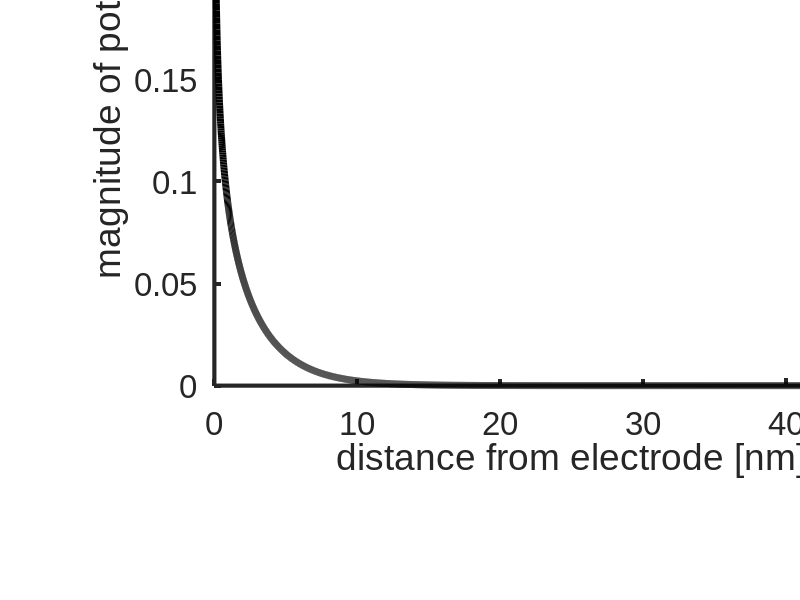
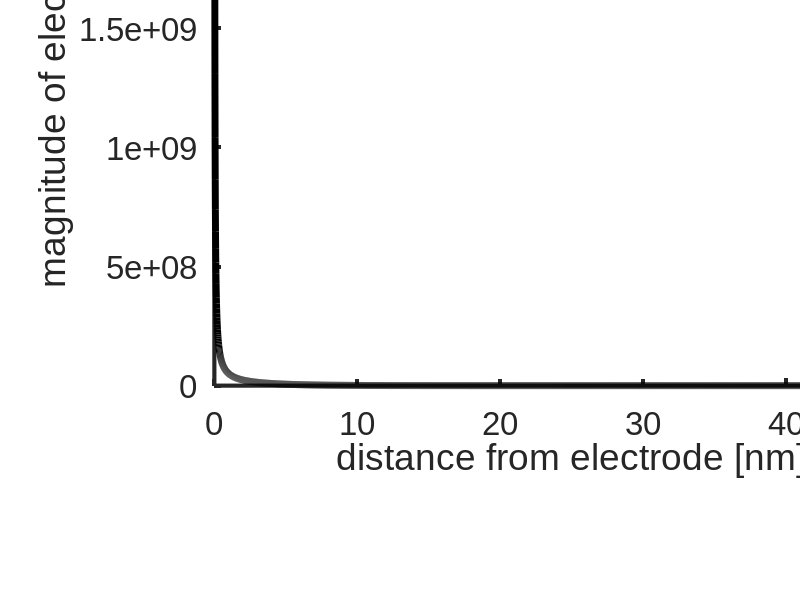

Here is the MATLAB script that generated these plots, in order: (Note: this script raises an error after producing the figures.)

% Title: Model for reagentless biosensor based on the dynamics of an inverted pendulum
% Author: Surath Gomis 
% Research Article: Reagentless Biomolecular Analysis Using a Molecular Pendulum 
% Updated: April 19, 2020

% -------------------------------------------------

%% Generate potential field 
clear;clf;
domain = ones(5e3,5e3); %larger domains take too much data
dy = 1e-11; %each index is 0.01nm
dy_domain = domain*dy; %domain size in real units

C = 0.0137; %137 mM salt for 1x PBS %150 mM for pbs or 15mM for 0.1x pbs; or 0.5mM total conc adding pos and neg ions
Na = 6.022e23;
n = C*Na/0.001; %convert mol/L to #/m^3
z = 1; %charge of ion (assumes single ion solution, so we have to estimate)
er = 80; %permittivity of water
e0 = 8.85e-12; %permittivity of free space
q = 1.602e-19; %electronic charge
k = 1.38e-23; %boltzmann constant
T = 300; %temp
kappa_full = (2*n*(z^2)*(q^2)/(er*e0*k*T))^0.5; %full formulation
% kappa = 1e2*(3.29e7)*z*C^0.5; %simplified expression for aqueous sol, converted to /m
V0 = 0.5; %applied potential

V = zeros(length(domain),1);
for i = 1:1:length(domain)
    V(i) = (4*k*T/z/q)*atanh(tanh(z*q*V0/4/k/T)*exp(-kappa_full*i*dy)); %solve for voltage in domain, pulled from Electrochemical Methods - Fundamentals and Applications (Bard 2001)
end 

figure(1)
plot(1e9*(dy:dy:length(domain)*dy),V,'k','LineWidth',5)
xlabel('distance from electrode [nm]','fontsize',18)
ylabel('magnitude of potential field [V]','fontsize',18)
% xlim([0 20])
set(gca,'FontSize',24,'LineWidth',3,'FontName','Arial','units','inches','position',[1.5 1.5 5 5])
xlim([0 50])

% -------------------------------------------------

%% Derive electric field
Ey = V*0;
%Calulate Ey field using the central difference method
for i = 2:length(V)-1 
        Ey(i) = -(V(i+1)-V(i-1))/(2*dy);
end

%set first and last values missed in central diff 
Ey(1) = Ey(2);
Ey(length(Ey)) = Ey(length(Ey)-1);

figure(2)
clf
plot(1e9*(dy:dy:length(domain)*dy),Ey,'k','LineWidth',5)
xlabel('distance from electrode [nm]','fontsize',18)
ylabel('magnitude of electric field [V/m]','fontsize',18)
% xlim([0 20])
set(gca,'FontSize',24,'LineWidth',3,'FontName','Arial','units','inches','position',[1.5 1.5 5 5])
xlim([0 50])
% axis([0 5 0 1e9])

% -------------------------------------------------

%% Experimental parameter definitions
kd = 1.66054e-24; %kg per kilodalton
bp = 0.65*kd; %mass of 1 base pair
elec = 1.602e-19; %electronic charge
num_dna = 24; %dna linker length
q_multiplier = 100; %linear multiplier for dna charge to speed up ODE solving
q_dna = num_dna*2*q_multiplier; %dna linker charge (2 charges per bp)
L = num_dna*(0.34e-9) + 6e-9; %length of DNA to middle of Ab (Ab = 10nm, 150kD)
e0 = 8.854e-12; %permittivity of free space
er = 1; %medium permittivity, linearly scales output, set to 1 to speed up computation
eta = 8.9e-4; %dynamic viscosity of dionized water [Pa*s]
kc = 8.99e9; %coulombs constant
dist = 8e-9; %distance between dna linkers, i.e. probe density 
qr_i = 0; %value to decay charge if strand hits surface before middle strand
ql_i = 0; %value to decay charge if strand hits surface before middle strand

%Experimental parameters of target - e.g. CTI protein + Ab
R = 0.34e-9 + 5e-9 + 2.01e-9;
q0 = -((q_dna-3)/er)*elec; 
qr = -((q_dna-3)/er)*elec; 
ql = -((q_dna-3)/er)*elec; 
m = num_dna*bp + 150*kd + 24*kd;

% -------------------------------------------------

%% Generate Gaussian distribution to sample starting angles (via inverse transform sampling)
figure(3)
clf
a = [-90:0.001:90];
% r = normpdf(a,30,40);
r = normpdf(a,0,15); %starting angles centered around 0, sd of 15

cdf = cumtrapz(r);
cdf = cdf/max(cdf);
uniform = rand(1000000,1);
Y = interp1(cdf,a,uniform);
histogram(Y)

% -------------------------------------------------

%% Perform 4th-order Runge Kutta to solve EOM 

clearvars TTF    

for sample = 1:5000 %solve for 5000 dna strands %actual numDNA per electrode = 3.5e-4cm^2/66nm^2 = 5.3e8

    clearvars x0 y0 y0_cell y0_cell_old theta0 omega0 xr yr yr_cell yr_cell_old thetar omegar xl yl yl_cell yl_cell_old thetal omegal; 
    
    %reset charges
    qr_i = 0;
    ql_i = 0;
    
    %set the time interval
    T0 = 0;
    Tf = 1e-5; 
    T = 1e-12;
    t = T0:T:Tf;

    %preallocate matrices for the variables to solve for
    numPoints = length(t);
       
    %define initial conditions (using same starting angles will ignore Coulomb interactions)
    theta0_init = Y(sample)*pi/180;
    omega0_init = 0;
    thetar_init = Y(sample)*pi/180;
    omegar_init = 0;
    thetal_init = Y(sample)*pi/180;
    omegal_init = 0;
    
    %include initial conditions
    theta0 = theta0_init;
    omega0 = omega0_init;
    thetar = thetar_init;
    omegar = omegar_init;
    thetal = thetal_init;
    omegal = omegal_init;

    %pre-allocate arrays
    x0 = zeros(length(numPoints)-1,1);   
    vx0 = zeros(length(numPoints)-1,1);
    y0 = zeros(length(numPoints)-1,1); 
    vy0 = zeros(length(numPoints)-1,1);

    xr = zeros(length(numPoints)-1,1);  
    vxr = zeros(length(numPoints)-1,1);
    yr = zeros(length(numPoints)-1,1);
    vyr = zeros(length(numPoints)-1,1);

    xl = zeros(length(numPoints)-1,1);  
    vxl = zeros(length(numPoints)-1,1);
    yl = zeros(length(numPoints)-1,1);
    vyl = zeros(length(numPoints)-1,1);
    
    %iterate to calculate all k values to evaluate the next point for all four
    %variables (3 thetas and 3 omegas) we are solving for, using the RK4 method 
    for i = 1:1:numPoints-1

        %set current thetas and omegas
        theta0_t = theta0;
        omega0_t = omega0;
        thetar_t = thetar;
        omegar_t = omegar;
        thetal_t = thetal;
        omegal_t = omegal;

        %calculate the (x,y), (vx,vy) true coordinates
        x0(i) = L*sin(theta0);   
        vx0(i) = L*cos(theta0)*omega0;
        y0(i) = L*cos(theta0); 
        vy0(i) = -L*sin(theta0)*omega0;
        
        xr(i) = L*sin(thetar) + dist;   
        vxr(i) = L*cos(thetar)*omegar;
        yr(i) = L*cos(thetar); 
        vyr(i) = -L*sin(thetar)*omegar;
        
        xl(i) = L*sin(thetal) - dist;   
        vxl(i) = L*cos(thetal)*omegal;
        yl(i) = L*cos(thetal); 
        vyl(i) = -L*sin(thetal)*omegal;
   
        %condition to stop simulation of the middle DNA hits the electrode
        if y0(i) <= 0
            time_steps = i;
            time_real = i*T*80*q_multiplier; %correct for medium permittivity (er=80) and dna charge multiplier,
                                             %which were used to speed computation 
            disp('The protein hit the electrode');
            fprintf('Time steps = %d\n',i)
            fprintf('Time [us] = %d\n',time_real*1e6)
            fprintf('Sample = %d\n',sample)
            break;
        end

        %linearly interpolate (x_cell,y_cell) from (x,y) to get domain
        %values - used to maintain right and left strand final positions if they
        %hit the electrode first
        y0_cell = round(1 + (y0(i)-0)*((length(domain)-1))/(dy*((length(domain)-1)-0)));
        yr_cell = round(1 + (yr(i)-0)*((length(domain)-1))/(dy*((length(domain)-1)-0)));
        yl_cell = round(1 + (yl(i)-0)*((length(domain)-1))/(dy*((length(domain)-1)-0)));
        
        %slowly decay right strand charge over time if strand hits before middle strand
        if yr(i) <= 0 
            yr_cell = yr_cell_old;
            yr(i) = yr(i-1);
            xr(i) = xr(i-1);
            qr = (-num_dna+qr_i)*elec;
            qr_i = qr_i + 0; %parameter to tweak if this case is met (can happen when using large starting angles)
        end
        
        %slowly decay left strand charge over time if strand hits before middle strand
        if yl(i) <= 0 
            yl_cell = yl_cell_old;
            yl(i) = yl(i-1);
            xl(i) = xl(i-1);
            ql = (-num_dna+ql_i)*elec;
            ql_i = ql_i + 0; %parameter to tweak if this case is met (can happen when using large starting angles)
        end
        
        %Lorentz force 
        F0_e = -q0*Ey(y0_cell)*sin(theta0);
        Fr_e = -qr*Ey(yr_cell)*sin(thetar);
        Fl_e = -ql*Ey(yl_cell)*sin(thetal);
        
        %Stoke drag force
        F0_d = -6*pi*eta*R*L*omega0;
        Fr_d = -6*pi*eta*R*L*omegar;
        Fl_d = -6*pi*eta*R*L*omegal;

        %Coulomb force
        F0_c = kc*q0*qr*(L*sin(theta0-thetar)-dist*cos(theta0)) / (2*L^2 + dist^2 + 2*dist*L*(sin(thetar)-sin(theta0)) - 2*(L^2)*cos(thetar-theta0))^1.5 ...
            +  kc*q0*ql*(L*sin(theta0-thetal)+dist*cos(theta0)) / (2*L^2 + dist^2 - 2*dist*L*(sin(thetal)-sin(theta0)) - 2*(L^2)*cos(thetal-theta0))^1.5; %avg probe density: 1 molecule/30nm^2
        
        Fr_c = kc*qr*ql*(L*sin(thetar-thetal)-dist*cos(thetar)) / (2*L^2 + dist^2 + 2*dist*L*(sin(thetal)-sin(thetar)) - 2*(L^2)*cos(thetal-thetar))^1.5 ...
            +  kc*qr*q0*(L*sin(thetar-theta0)+dist*cos(thetar)) / (2*L^2 + dist^2 - 2*dist*L*(sin(theta0)-sin(thetar)) - 2*(L^2)*cos(theta0-thetar))^1.5;
        
        Fl_c = kc*ql*q0*(L*sin(thetal-theta0)-dist*cos(thetal)) / (2*L^2 + dist^2 + 2*dist*L*(sin(theta0)-sin(thetal)) - 2*(L^2)*cos(theta0-thetal))^1.5 ...
            +  kc*ql*qr*(L*sin(thetal-thetar)+dist*cos(thetal)) / (2*L^2 + dist^2 - 2*dist*L*(sin(thetar)-sin(thetal)) - 2*(L^2)*cos(thetar-thetal))^1.5;
        
        
        %find first ks (derivative functions for omegas are in separate
        %function)
        k1_theta0 = omega0_t;
        k1_omega0 = (1/m/L)*(F0_d + F0_e + F0_c);
        k1_thetar = omegar_t;
        k1_omegar = (1/m/L)*(Fr_d + Fr_e + Fr_c);
        k1_thetal = omegal_t;
        k1_omegal = (1/m/L)*(Fl_d + Fl_e + Fl_c);

        %solve for next ks using previous ks, with time multiplying as per RK4
        theta0_t = theta0 + k1_theta0*T/2;
        omega0_t = omega0 + k1_omega0*T/2;
        thetar_t = thetar + k1_thetar*T/2;
        omegar_t = omegar + k1_omegar*T/2;
        thetal_t = thetal + k1_thetal*T/2;
        omegal_t = omegal + k1_omegal*T/2;

        %evaluate for the second ks
        k2_theta0 = omega0_t;
        k2_omega0 = (1/m/L)*(F0_d + F0_e + F0_c);
        k2_thetar = omegar_t;
        k2_omegar = (1/m/L)*(Fr_d + Fr_e + Fr_c);
        k2_thetal = omegal_t;
        k2_omegal = (1/m/L)*(Fl_d + Fl_e + Fl_c);

        %again, use previous ks to find arguments for next ks
        theta0_t = theta0 + k2_theta0*T/2;
        omega0_t = omega0 + k2_omega0*T/2;
        thetar_t = thetar + k2_thetar*T/2;
        omegar_t = omegar + k2_omegar*T/2;
        thetal_t = thetal + k2_thetal*T/2;
        omegal_t = omegal + k2_omegal*T/2;

        %evalute for third ks
        k3_theta0 = omega0_t;
        k3_omega0 = (1/m/L)*(F0_d + F0_e + F0_c);
        k3_thetar = omegar_t;
        k3_omegar = (1/m/L)*(Fr_d + Fr_e + Fr_c);
        k3_thetal = omegal_t;
        k3_omegal = (1/m/L)*(Fl_d + Fl_e + Fl_c);

        %perform last evaluation of parameters for next ks
        theta0_t = theta0 + k3_theta0*T;
        omega0_t = omega0 + k3_omega0*T;
        thetar_t = thetar + k3_thetar*T;
        omegar_t = omegar + k3_omegar*T;
        thetal_t = thetal + k3_thetal*T;
        omegal_t = omegal + k3_omegal*T;

        %evaluate for fourth ks
        k4_theta0 = omega0_t;
        k4_omega0 = (1/m/L)*(F0_d + F0_e + F0_c);
        k4_thetar = omegar_t;
        k4_omegar = (1/m/L)*(Fr_d + Fr_e + Fr_c);
        k4_thetal = omegal_t;
        k4_omegal = (1/m/L)*(Fl_d + Fl_e + Fl_c);

        %evalute next thetas and omegas points using all four ks, as per RK4
        theta0 = theta0 + 1/6*(k1_theta0 + 2*k2_theta0 + 2*k3_theta0 + k4_theta0)*T;
        omega0 = omega0 + 1/6*(k1_omega0 + 2*k2_omega0 + 2*k3_omega0 + k4_omega0)*T;   
        thetar = thetar + 1/6*(k1_thetar + 2*k2_thetar + 2*k3_thetar + k4_thetar)*T;
        omegar = omegar + 1/6*(k1_omegar + 2*k2_omegar + 2*k3_omegar + k4_omegar)*T;   
        thetal = thetal + 1/6*(k1_thetal + 2*k2_thetal + 2*k3_thetal + k4_thetal)*T;
        omegal = omegal + 1/6*(k1_omegal + 2*k2_omegal + 2*k3_omegal + k4_omegal)*T;   
        
        %save last cell value if needed to store l and r last positions
        yl_cell_old = yl_cell;
        yr_cell_old = yr_cell;

    end
    
    %save time to fall if simulating multiple samples
    TTF(sample) = time_real;
    TTF_steps = time_steps;
end

% -------------------------------------------------

%% Plot motion of DNA strands (for single test case; set sample = 1 in previous block)
figure(4)
for i = 1:100:length(y0)-1 %choose how fast you plot by changing middle value
    clf
    hold all
    plot([0,x0(i)],[0,y0(i)],'LineWidth',3);
    plot([x0(i)],[y0(i)],'-o','MarkerSize',15,'markerfacecolor','r','LineWidth',3);
    plot([dist,xr(i)],[0,yr(i)],'LineWidth',3);
    plot([xr(i)],[yr(i)],'-o','MarkerSize',15,'markerfacecolor','r','LineWidth',3);
    plot([-dist,xl(i)],[0,yl(i)],'LineWidth',3);
    plot([xl(i)],[yl(i)],'-o','MarkerSize',15,'markerfacecolor','r','LineWidth',3);
    axis([-1e-8-dist 1e-8+dist 0 2e-8])
    set(gca,'DataAspectRatio',[1 1 1])
    drawnow %limitrate
    i
end
drawnow
